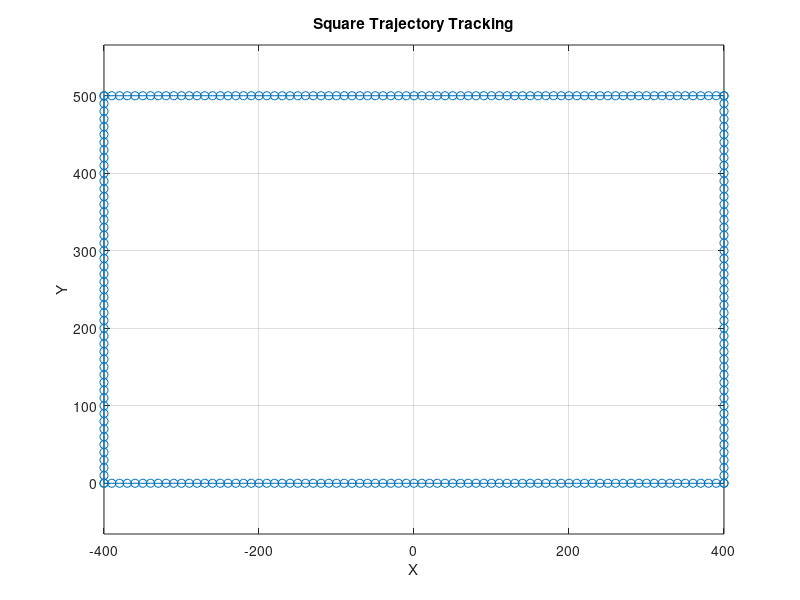

Write the MATLAB code that produced this figure.
% 定义四个角点的坐标
start_point = [1400-1000, 900-900]; % 右上角
bottom_right = [1400-1000, 1400-900]; % 右下角
bottom_left = [600-1000, 1400-900]; % 左下角
top_left = [600-1000, 900-900]; % 左上角

% 将四个点按顺时针顺序排列
square_points = [start_point; bottom_right; bottom_left; top_left; start_point];

% 存储坐标点的矩阵
trajectory = [];

% 生成轨迹
for i = 1:4
    % 计算两个连续点之间的差值
    x_diff = square_points(i+1, 1) - square_points(i, 1);
    y_diff = square_points(i+1, 2) - square_points(i, 2);
    
    % 计算步长，假设每次移动10个单位
    steps = max(abs(x_diff), abs(y_diff)) / 10;
    
    % 计算每一步的增量
    x_step = x_diff / steps;
    y_step = y_diff / steps;
    
    % 生成每一小步的坐标点
    for j = 0:steps
        new_point = square_points(i, :) + [x_step * j, y_step * j];
        trajectory = [trajectory; new_point];
    end
end

save('E:\capstone2025\small_myRIO_Helmholtz PID controller\trajectory_data.mat', 'trajectory');


% 绘制轨迹
figure;
plot(trajectory(:,1), trajectory(:,2), '-o');
xlabel('X');
ylabel('Y');
title('Square Trajectory Tracking');
axis equal;
grid on;
